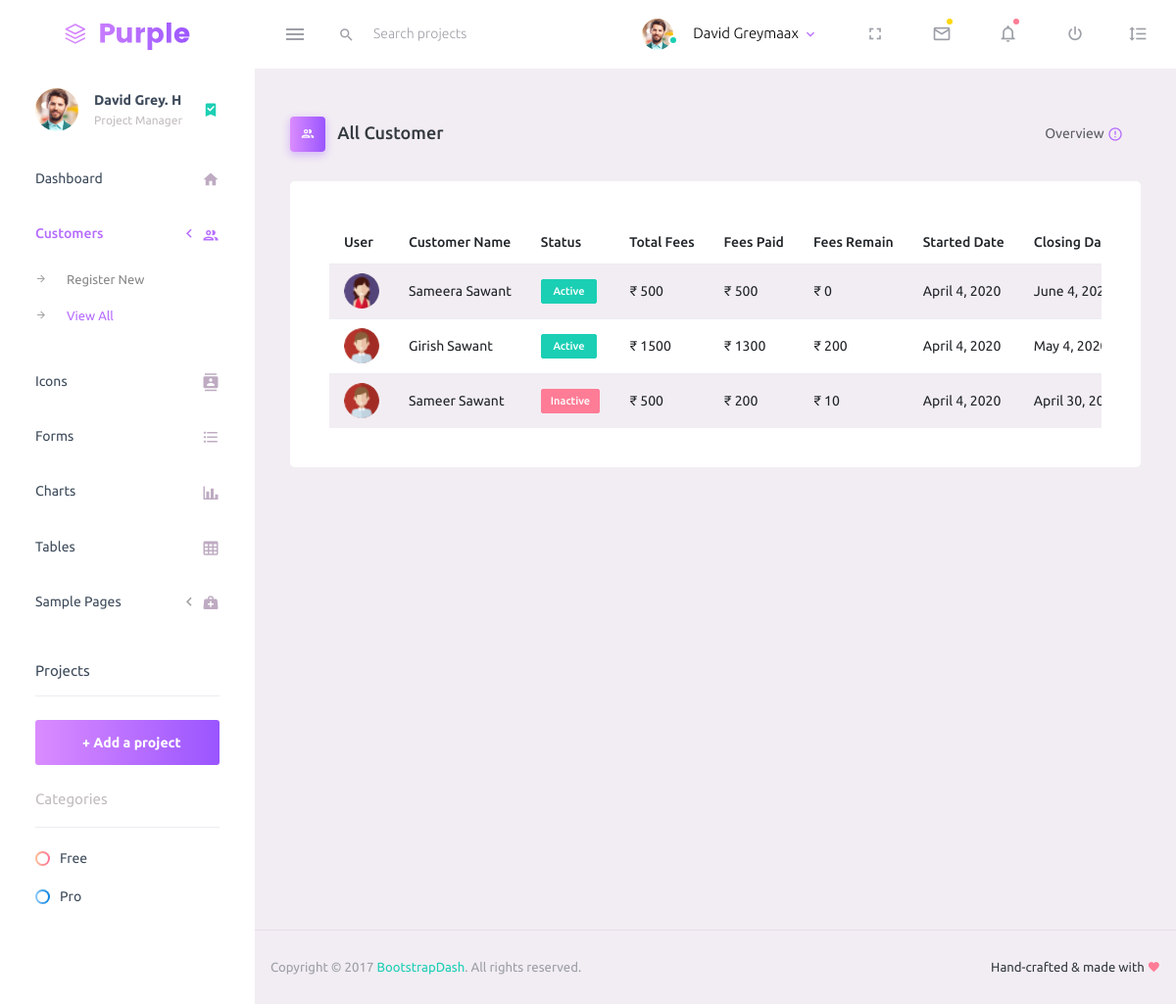
Page /customers on the committed database.
### users/models.py (models this page shows, shortened)
class CustomerStatus(models.Model):
    customer = models.ForeignKey(Customer, models.CASCADE, editable=False)
    created_at = models.DateTimeField(auto_now_add=True)
    updated_at = models.DateTimeField(auto_now=True)
    start_date = models.DateField()
    end_date = models.DateField()
    total_fees = models.IntegerField()
    fees_paid = models.IntegerField()
    fees_remaining = models.IntegerField()
    status = models.IntegerField(choices=Status_Choices)

class Customer(models.Model):
    id = models.AutoField(primary_key=True, editable=False)
    created_at = models.DateTimeField(auto_now_add=True)
    updated_at = models.DateTimeField(auto_now=True)
    name = models.CharField(max_length=40)
    contact_no = models.CharField(max_length=10)
    email = models.CharField(max_length=50)
    dob = models.DateField()
    gender = models.CharField(max_length=1, choices=Gender_Choices)
    proof_id_no = models.CharField(max_length=20)
    address = models.TextField(max_length=100)
    user_map_id = models.IntegerField(editable=False)

### users/views.py (the view)
# urls.py: path('customers', views.get_all_customers, name='get_all_customers')
def get_all_customers(request):
    if request.method == 'GET':
        instance_objects = CustomerStatus.objects.filter(customer__user_map_id=USER_ID).select_related() \
            .order_by('-customer__created_at')
        return render(request, 'view_all_customers.html', {'objects': instance_objects})
    return redirect('dashboard')

### users/templates/view_all_customers.html (shortened to what this page needs)
{% extends 'index.html' %}
{% block index %}
<div class="page-header">
    <h3 class="page-title">
                <span class="page-title-icon bg-gradient-primary text-white mr-2">
                  <i class="mdi mdi-account-multiple-outline"></i>
                </span> All Customer </h3>
    <nav aria-label="breadcrumb">
        <ul class="breadcrumb">
            <li class="breadcrumb-item active" aria-current="page">
                Overview <i class="mdi mdi-alert-circle-outline icon-sm text-primary align-middle"></i>
            </li>
        </ul>
    </nav>
</div>
<div class="card">
    <div class="card-body">
        <div class="overflow-auto">
            <table class="table table-striped">
                <thead>
                <tr>
                    <th> User</th>
                    <th> Customer Name</th>
                    <th> Status</th>
                    <th> Total Fees</th>
                    <th> Fees Paid</th>
                    <th> Fees Remain</th>
                    <th> Started Date</th>
                    <th> Closing Date</th>
                </tr>
                </thead>
                <tbody>
                {% for object in objects %}
                <tr>
                    <td class="py-1">
                        {% if object.customer.gender == 'M' %}
                        <img src="{{baseImages}}/faces-clipart/pic-1.png" alt="image">
                        {% endif %}
                        {% if object.customer.gender == 'F' %}
                        <img src="{{baseImages}}/faces-clipart/pic-2.png" alt="image">
                        {% endif %}
                    </td>
                    <td>{{object.customer.name}}</td>
                    <td>
                        {% if object.status %}
                        <label class="badge badge-success">&nbsp;Active&nbsp;</label>
                        {% else %}
                        <label class="badge badge-danger">Inactive</label>
                        {% endif %}
                    </td>
                    <td> ₹ {{object.total_fees}}</td>
                    <td> ₹ {{object.fees_paid}}</td>
                    <td> ₹ {{object.fees_remaining}}</td>
                    <td> {{object.start_date}}</td>
                    <td> {{object.end_date}}</td>
                </tr>
                {% endfor %}
                </tbody>
            </table>
        </div>
    </div>
</div>
{% endblock %}

### users/templates/index.html (shortened to what this page needs)
{% extends 'base.html' %}
{% block base %}
<div class="container-scroller">
    <nav class="navbar default-layout-navbar col-lg-12 col-12 p-0 fixed-top d-flex flex-row">
        <div class="text-center navbar-brand-wrapper d-flex align-items-center justify-content-center">
            <a class="navbar-brand brand-logo" href="index.html"><img src="{{baseImages}}/logo.svg" alt="logo"/></a>
        </div>
        <div class="navbar-menu-wrapper d-flex align-items-stretch">
            <button class="navbar-toggler navbar-toggler align-self-center" type="button" data-toggle="minimize">
                <span class="mdi mdi-menu"></span>
            </button>
            <div class="search-field d-none d-md-block">
                <form class="d-flex align-items-center h-100" action="#">
                    <div class="input-group">
                        <div class="input-group-prepend bg-transparent">
                            <i class="input-group-text border-0 mdi mdi-magnify"></i>
                        </div>
                        <input type="text" class="form-control bg-transparent border-0" placeholder="Search projects">
                    </div>
                </form>
            </div>
            <ul class="navbar-nav navbar-nav-right">
                <li class="nav-item nav-profile dropdown">
                    <a class="nav-link dropdown-toggle" id="profileDropdown" href="#" data-toggle="dropdown"
                       aria-expanded="false">
                        <div class="nav-profile-img">
                            <img src="{{baseImages}}/faces/face1.jpg" alt="image">
                            <span class="availability-status online"></span>
                        </div>
                        <div class="nav-profile-text">
                            <p class="mb-1 text-black">David Greymaax</p>
                        </div>
                    </a>
                </li>
                <li class="nav-item d-none d-lg-block full-screen-link">
                    <a class="nav-link">
                        <i class="mdi mdi-fullscreen" id="fullscreen-button"></i>
                    </a>
                </li>
                <li class="nav-item dropdown">
                    <a class="nav-link count-indicator dropdown-toggle" id="messageDropdown" href="#"
                       data-toggle="dropdown" aria-expanded="false">
                        <i class="mdi mdi-email-outline"></i>
                        <span class="count-symbol bg-warning"></span>
                    </a>
                </li>
                <li class="nav-item dropdown">
                    <a class="nav-link count-indicator dropdown-toggle" id="notificationDropdown" href="#"
                       data-toggle="dropdown">
                        <i class="mdi mdi-bell-outline"></i>
                        <span class="count-symbol bg-danger"></span>
                    </a>
                </li>
                <li class="nav-item nav-logout d-none d-lg-block">
                    <a class="nav-link" href="#">
                        <i class="mdi mdi-power"></i>
                    </a>
                </li>
                <li class="nav-item nav-settings d-none d-lg-block">
                    <a class="nav-link" href="#">
                        <i class="mdi mdi-format-line-spacing"></i>
                    </a>
                </li>
            </ul>
        </div>
    </nav>
    <div class="container-fluid page-body-wrapper">
        <nav class="sidebar sidebar-offcanvas" id="sidebar">
            <ul class="nav">
                <li class="nav-item nav-profile">
                    <a href="#" class="nav-link">
                        <div class="nav-profile-image">
                            <img src="{{baseImages}}/faces/face1.jpg" alt="profile">
                        </div>
                        <div class="nav-profile-text d-flex flex-column">
                            <span class="font-weight-bold mb-2">David Grey. H</span>
                            <span class="text-secondary text-small">Project Manager</span>
                        </div>
                        <i class="mdi mdi-bookmark-check text-success nav-profile-badge"></i>
                    </a>
                </li>
                <li class="nav-item">
                    <a class="nav-link" href="{% url 'dashboard' %}">
                        <span class="menu-title">Dashboard</span>
                        <i class="mdi mdi-home menu-icon"></i>
                    </a>
                </li>
                <li class="nav-item">
                    <a class="nav-link" data-toggle="collapse" href="#ui-basic" aria-expanded="false"
                       aria-controls="ui-basic">
                        <span class="menu-title">Customers</span>
                        <i class="menu-arrow"></i>
                        <i class="mdi mdi-account-multiple-outline menu-icon"></i>
                    </a>
                    <div class="collapse" id="ui-basic">
                        <ul class="nav flex-column sub-menu">
                            <li class="nav-item"><a class="nav-link" href="{% url 'register_customer' %}">Register
                                New</a>
                            </li>
                            <li class="nav-item"><a class="nav-link"
                                                    href="{% url 'get_all_customers' %}">View All</a></li>
                        </ul>
                    </div>
                </li>
                <li class="nav-item">
                    <a class="nav-link" href="pages/icons/mdi.html">
                        <span class="menu-title">Icons</span>
                        <i class="mdi mdi-contacts menu-icon"></i>
                    </a>
                </li>
                <li class="nav-item">
                    <a class="nav-link" href="pages/forms/basic_elements.html">
                        <span class="menu-title">Forms</span>
                        <i class="mdi mdi-format-list-bulleted menu-icon"></i>
                    </a>
                </li>
                <li class="nav-item">
                    <a class="nav-link" href="pages/charts/chartjs.html">
                        <span class="menu-title">Charts</span>
                        <i class="mdi mdi-chart-bar menu-icon"></i>
                    </a>
                </li>
                <li class="nav-item">
                    <a class="nav-link" href="pages/tables/basic-table.html">
                        <span class="menu-title">Tables</span>
                        <i class="mdi mdi-table-large menu-icon"></i>
                    </a>
                </li>
                <li class="nav-item">
                    <a class="nav-link" data-toggle="collapse" href="#general-pages" aria-expanded="false"
                       aria-controls="general-pages">
                        <span class="menu-title">Sample Pages</span>
                        <i class="menu-arrow"></i>
                        <i class="mdi mdi-medical-bag menu-icon"></i>
                    </a>
                </li>
                <li class="nav-item sidebar-actions">
              <span class="nav-link">
                <div class="border-bottom">
                  <h6 class="font-weight-normal mb-3">Projects</h6>
                </div>
                <button class="btn btn-block btn-lg btn-gradient-primary mt-4">+ Add a project</button>
                <div class="mt-4">
                  <div class="border-bottom">
                    <p class="text-secondary">Categories</p>
                  </div>
                  <ul class="gradient-bullet-list mt-4">
                    <li>Free</li>
                    <li>Pro</li>
                  </ul>
                </div>
              </span>
                </li>
            </ul>
        </nav>
        <div class="main-panel">
            <div class="content-wrapper">
                {% block index %}
                {% endblock %}
            </div>
            <footer class="footer">
                <div class="d-sm-flex justify-content-center justify-content-sm-between">
                    <span class="text-muted text-center text-sm-left d-block d-sm-inline-block">Copyright © 2017 <a
                            href="https://www.bootstrapdash.com/" target="_blank">BootstrapDash</a>. All rights reserved.</span>
                    <span class="float-none float-sm-right d-block mt-1 mt-sm-0 text-center">Hand-crafted & made with <i
                            class="mdi mdi-heart text-danger"></i></span>
                </div>
            </footer>
        </div>
    </div>
</div>
{% endblock %}

### users/templates/base.html (shortened to what this page needs)
{% load static %}
{% static 'assets/images' as baseImages %}
<!DOCTYPE html>
<html lang="en">
<head>
    <link rel="stylesheet" href="{% static 'assets/vendors/mdi/css/materialdesignicons.min.css' %}">
    <link rel="stylesheet" href="{% static 'assets/vendors/css/vendor.bundle.base.css' %}">
    <link rel="stylesheet" href="{% static 'assets/css/style.css' %}">
</head>
<body>
{% block base %}
{% endblock %}
    {% load sweetify %}
</body>
</html>

### rows in the picture
CustomerStatus: customer.name "Sameera Sawant", status "Active", total_fees "500", fees_paid "500", fees_remaining "0", start_date "April 4, 2020", end_date "June 4,…"
CustomerStatus: customer.name "Girish Sawant", status "Active", total_fees "1500", fees_paid "1300", fees_remaining "200", start_date "April 4, 2020", end_date "May 4,…"
CustomerStatus: customer.name "Sameer Sawant", status "Inactive", total_fees "500", fees_paid "200", fees_remaining "10", start_date "April 4, 2020", end_date "April 30,…"
